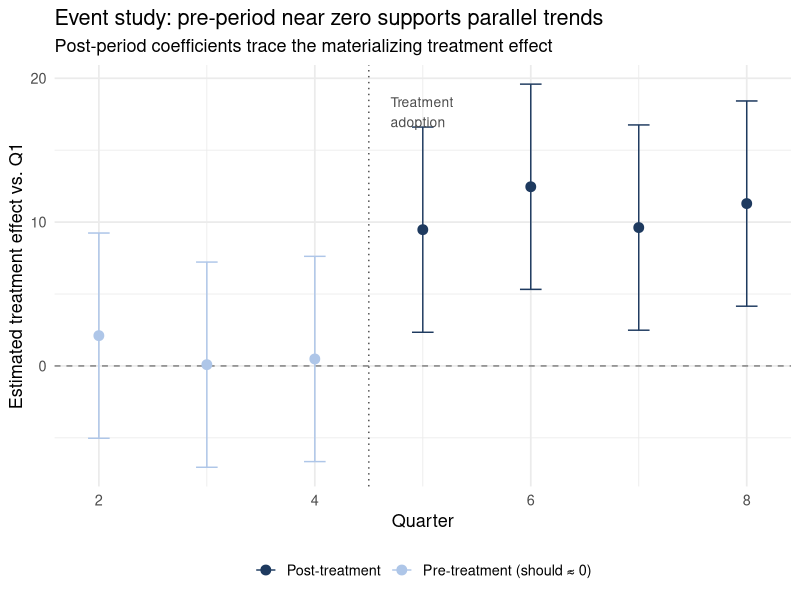
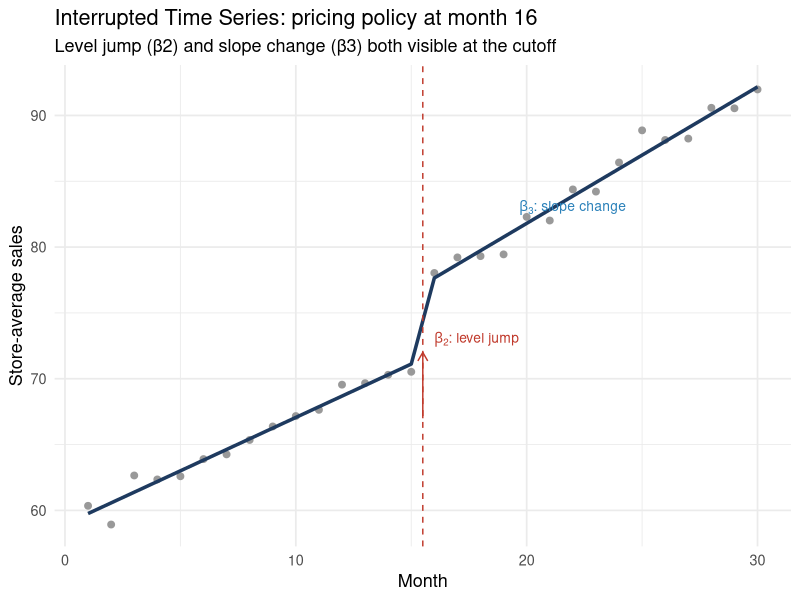

Reproduce these figures in R, in order.
## ---- chunk 1
library(tidyverse)
library(lme4)
library(lmerTest)
library(plm)
library(AER)
library(broom)
library(broom.mixed)
library(ggplot2)
library(patchwork)
library(sandwich)
library(lmtest)
set.seed(42)
## ---- chunk 2
n_firms    <- 60
n_quarters <- 8

firm_eff    <- rnorm(n_firms, 0, 8)
quarter_eff <- rnorm(n_quarters, 0, 3)

df_twfe <- expand_grid(firm = 1:n_firms, quarter = 1:n_quarters) |>
  mutate(
    treated      = as.integer(firm <= 30),
    post         = as.integer(quarter >= 5),
    D            = treated * post,
    f_eff        = firm_eff[firm],
    q_eff        = quarter_eff[quarter],
    productivity = 50 + 10 * D + f_eff + q_eff + rnorm(n(), 0, 4),
    firm         = factor(firm),
    quarter      = factor(quarter)
  )
## ---- chunk 3
# 1. Manual 2x2 DiD
did_manual <- with(
  df_twfe |>
    group_by(treated, post) |>
    summarise(y = mean(productivity), .groups = "drop"),
  (y[treated == 1 & post == 1] - y[treated == 1 & post == 0]) -
    (y[treated == 0 & post == 1] - y[treated == 0 & post == 0])
)
cat("Manual DiD estimate:", round(did_manual, 2), "\n")

# 2. Regression DiD with firm-clustered SEs
m_reg_did  <- lm(productivity ~ treated * post, data = df_twfe)
se_cluster <- coeftest(m_reg_did, vcov = vcovCL(m_reg_did, cluster = ~firm))

# 3. TWFE via plm (two-way within)
pdata_twfe <- pdata.frame(
  df_twfe |> mutate(firm_id = as.integer(firm), qtr = as.integer(quarter)),
  index = c("firm_id", "qtr")
)
m_twfe <- plm(productivity ~ D, data = pdata_twfe,
              model = "within", effect = "twoways")
## ---- chunk 4
naive_se <- sqrt(diag(vcov(m_reg_did)))["treated:post"]
clust_se <- se_cluster["treated:post", "Std. Error"]

tibble(
  Method           = c("Manual DiD", "Regression DiD (naive SE)",
                       "Regression DiD (clustered SE)", "TWFE via plm"),
  Estimate         = c(did_manual,
                       coef(m_reg_did)["treated:post"],
                       se_cluster["treated:post", "Estimate"],
                       coef(m_twfe)["D"]),
  `Std. Error`     = c(NA, naive_se, clust_se, NA)
) |>
  knitr::kable(digits = 3,
               caption = "All three approaches target the true ATT ≈ 10. Clustered SEs account for within-firm correlation of productivity shocks over time; they may be larger or smaller than naive SEs depending on the dependence structure.")
## ---- chunk 5
m_event <- lm(productivity ~ treated * factor(quarter), data = df_twfe)

event_df <- broom::tidy(m_event, conf.int = TRUE) |>
  filter(str_detect(term, "treated:")) |>
  mutate(
    quarter = as.integer(str_extract(term, "[0-9]+")),
    pre     = quarter < 5
  )

ggplot(event_df, aes(x = quarter, y = estimate, color = pre)) +
  geom_hline(yintercept = 0, linetype = "dashed", color = "gray50") +
  geom_vline(xintercept = 4.5, linetype = "dotted", color = "gray30") +
  geom_errorbar(aes(ymin = conf.low, ymax = conf.high), width = 0.2) +
  geom_point(size = 3) +
  scale_color_manual(
    values = c("FALSE" = "#1e3a5f", "TRUE" = "#aec6e8"),
    labels = c("FALSE" = "Post-treatment", "TRUE" = "Pre-treatment (should \u2248 0)")
  ) +
  annotate("text", x = 4.7, y = max(event_df$conf.high) * 0.9,
           label = "Treatment\nadoption", hjust = 0, size = 3.5, color = "gray30") +
  labs(
    title   = "Event study: pre-period near zero supports parallel trends",
    subtitle = "Post-period coefficients trace the materializing treatment effect",
    x       = "Quarter",
    y       = "Estimated treatment effect vs. Q1",
    color   = NULL
  ) +
  theme_minimal(base_size = 13) +
  theme(legend.position = "bottom")
## ---- chunk 6
n_stores <- 40
n_months <- 30
store_eff <- rnorm(n_stores, 0, 6)

df_its <- expand_grid(store = 1:n_stores, month = 1:n_months) |>
  mutate(
    post   = as.integer(month >= 16),
    t_post = pmax(month - 15, 0),       # months elapsed since policy; 0 before
    s_eff  = store_eff[store],
    sales  = 60 + 0.8 * month + 5 * post + 0.3 * t_post + s_eff + rnorm(n(), 0, 5),
    store  = factor(store)
  )
## ---- chunk 7
m_its <- lmer(sales ~ month + post + t_post + (1 | store), data = df_its)

broom.mixed::tidy(m_its, effects = "fixed") |>
  knitr::kable(digits = 3,
               caption = "ITS model: pre-trend (month), level jump (post), slope change (t_post). True values: 0.8, 5, 0.3.")
## ---- chunk 8
store_avg <- df_its |>
  group_by(month) |>
  summarise(mean_sales = mean(sales), .groups = "drop")

# Predicted values from lmer for an average store
pred_df <- tibble(
  month   = 1:n_months,
  post    = as.integer(month >= 16),
  t_post  = pmax(month - 15, 0),
  store   = factor(1)          # prediction for store 1 (fixed effects only for plot)
)
pred_df$pred <- predict(m_its, newdata = pred_df, re.form = NA)

ggplot(store_avg, aes(x = month, y = mean_sales)) +
  geom_point(color = "gray60", size = 2) +
  geom_line(data = pred_df, aes(y = pred), color = "#1e3a5f", linewidth = 1.2) +
  geom_vline(xintercept = 15.5, linetype = "dashed", color = "#c0392b") +
  annotate("segment",
           x = 15.5, xend = 15.5, y = 67, yend = 72,
           arrow = arrow(length = unit(0.25, "cm")), color = "#c0392b") +
  annotate("text", x = 16, y = 73,
           label = expression(beta[2]*": level jump"), hjust = 0,
           color = "#c0392b", size = 3.5) +
  annotate("text", x = 22, y = 83,
           label = expression(beta[3]*": slope change"),
           color = "#2980b9", size = 3.5) +
  labs(
    title    = "Interrupted Time Series: pricing policy at month 16",
    subtitle = "Level jump (\u03b22) and slope change (\u03b23) both visible at the cutoff",
    x        = "Month",
    y        = "Store-average sales"
  ) +
  theme_minimal(base_size = 13)
## ---- chunk 9
df_pre <- df_its |> filter(month < 16)
m_pretrend <- lmer(sales ~ month + I(month^2) + (1 | store), data = df_pre)
broom.mixed::tidy(m_pretrend, effects = "fixed") |>
  knitr::kable(digits = 4,
               caption = "Pre-period model with quadratic term. If I(month^2) is far from zero, the pre-trend is curved and the level-jump interpretation is suspect.")
## ---- chunk 10
n_f  <- 200
n_y  <- 6
firm_q       <- rnorm(n_f, 0, 5)                  # unobserved firm quality
industry     <- rep(1:10, each = n_f / 10)
tax_incentive <- rnorm(10, 0, 2)[industry]         # industry-level component

df_piv <- expand_grid(firm = 1:n_f, year = 1:n_y) |>
  mutate(
    fq      = firm_q[firm],
    # Time-varying quality shock: firm FE removes fq mean, but NOT this shock
    fq_tv   = fq + rnorm(n(), 0, 3),
    tax_inc = tax_incentive[firm] + rnorm(n(), 0, 0.5),  # firm-year realization
    # R&D: endogenous — high-quality firm-years invest more (time-varying confound)
    rd      = 20 + 2 * fq_tv + 3 * tax_inc + rnorm(n(), 0, 5),
    # Patents: causal effect of R&D = 0.5; also depends on time-varying quality
    patents = 5 + 0.5 * rd + 1.5 * fq_tv + rnorm(n(), 0, 3),
    firm    = factor(firm),
    year    = factor(year)
  )
## ---- chunk 11
# OLS + FE: still biased by time-varying fq-rd correlation
m_ols_fe <- lm(patents ~ rd + factor(firm) + factor(year), data = df_piv)

# IV + FE: use tax_inc as instrument, include firm + year FE
m_iv_fe  <- ivreg(
  patents ~ rd + factor(firm) + factor(year) |
    tax_inc + factor(firm) + factor(year),
  data = df_piv
)

# First-stage F-statistic
fs <- lm(rd ~ tax_inc + factor(firm) + factor(year), data = df_piv)
fs_F <- summary(fs)$fstatistic[1]
cat("First-stage F on instrument:", round(fs_F, 1), "\n")
## ---- chunk 12
tibble(
  Model    = c("OLS + unit/year FE", "IV + unit/year FE"),
  Estimate = c(coef(m_ols_fe)["rd"], coef(m_iv_fe)["rd"]),
  `Std. Error` = c(
    sqrt(diag(vcov(m_ols_fe)))["rd"],
    sqrt(diag(vcov(m_iv_fe)))["rd"]
  ),
  `True value` = 0.5
) |>
  knitr::kable(digits = 4,
               caption = "OLS + FE is biased by time-varying firm quality (fq_tv), which firm fixed effects cannot remove. IV is consistent under the exclusion restriction; single-sample estimates may deviate from the true 0.5 due to finite-sample noise.")
